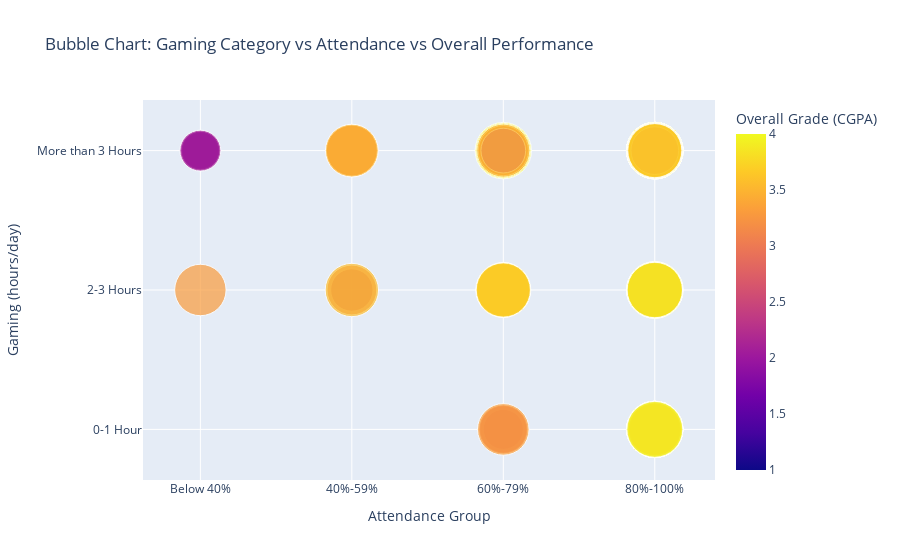

Notebook source saved alongside this figure:
### Markdown cell above
**3.2.3 Argument 3 voor perspectief 2**

De bubble chart toont het verband tussen dagelijkse gametijd, schoolaanweziheid en cijfers (CGPA). Uit deze visualisatie blijkt duidelijk dat meer gamen samenhangt met lagere studieprestaties.

### Code cell
df = pd.read_csv("ResearchInformation3.csv")

# Filter relevante kolommen en verwijder missende waarden
df_clean = df[["Gaming", "Attendance", "Overall"]].dropna().copy()

# Omgekeerde logische volgorde voor 'Gaming' (hoogste bovenaan)
gaming_order = ["More than 3 Hours", "2-3 Hours", "0-1 Hour"]
df_clean = df_clean[df_clean["Gaming"].isin(gaming_order)]
df_clean["Gaming"] = pd.Categorical(df_clean["Gaming"], categories=gaming_order, ordered=True)

# Gewenste volgorde voor 'Attendance'
attendance_order = ["Below 40%", "40%-59%", "60%-79%", "80%-100%"]
df_clean = df_clean[df_clean["Attendance"].isin(attendance_order)]
df_clean["Attendance"] = pd.Categorical(df_clean["Attendance"], categories=attendance_order, ordered=True)

# Bubble chart aanmaken
fig = px.scatter(
    df_clean,
    x="Attendance",
    y="Gaming",
    size="Overall",
    color="Overall",
    title="Bubble Chart: Gaming Category vs Attendance vs Overall Performance",
    labels={
        "Attendance": "Attendance Group",
        "Gaming": "Gaming (hours/day)",
        "Overall": "Overall Grade (CGPA)"
    },
    category_orders={
        "Attendance": attendance_order,
        "Gaming": gaming_order
    },
    size_max=40,
    height= 600
)

fig.show()

### Figure 1 — Plotly figure (JSON) as saved in the notebook; plotly's stock layout.template omitted (floating-point values rounded to 4 significant figures; data arrays with more than 128 entries replaced by an {"elided": "..."} marker saying what was removed)
{"data": [{"hovertemplate": "Attendance Group=%{x}<br>Gaming (hours/day)=%{y}<br>Overall Grade (CGPA)=%{marker.color}<extra></extra>", "legendgroup": "", "marker": {"color": {"elided": "493 float values"}, "coloraxis": "coloraxis", "size": {"elided": "493 float values"}, "sizemode": "area", "sizeref": 0.0025, "symbol": "circle"}, "mode": "markers", "name": "", "orientation": "v", "showlegend": false, "type": "scatter", "x": {"elided": "493 str values"}, "xaxis": "x", "y": {"elided": "493 str values"}, "yaxis": "y"}], "layout": {"autosize": true, "coloraxis": {"colorbar": {"title": {"text": "Overall Grade (CGPA)"}}, "colorscale": [[0, "#0d0887"], [0.1111, "#46039f"], [0.2222, "#7201a8"], [0.3333, "#9c179e"], [0.4444, "#bd3786"], [0.5556, "#d8576b"], [0.6667, "#ed7953"], [0.7778, "#fb9f3a"], [0.8889, "#fdca26"], [1, "#f0f921"]]}, "legend": {"itemsizing": "constant", "tracegroupgap": 0}, "title": {"text": "Bubble Chart: Gaming Category vs Attendance vs Overall Performance"}, "xaxis": {"anchor": "y", "autorange": true, "categoryarray": ["Below 40%", "40%-59%", "60%-79%", "80%-100%"], "categoryorder": "array", "domain": [0, 1], "range": [-0.3225, 3.336], "title": {"text": "Attendance Group"}, "type": "category"}, "yaxis": {"anchor": "x", "autorange": true, "categoryarray": ["0-1 Hour", "2-3 Hours", "More than 3 Hours"], "categoryorder": "array", "domain": [0, 1], "range": [-0.3344, 2.334], "title": {"text": "Gaming (hours/day)"}, "type": "category"}}}
